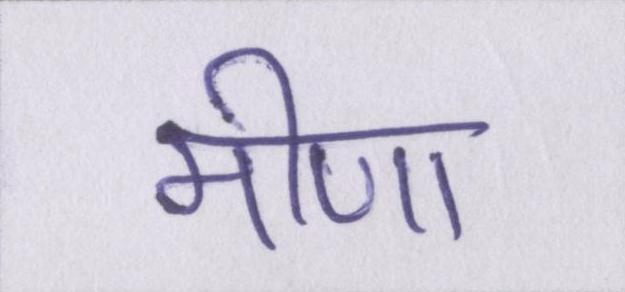
#> input picture data/2.jpg, 625 x 292 px
$ python process.py
#> lines starting #> are read from the running program, lines starting #| are printed output that depends on the picture; after the words box and inside, x2 and y2 are one past the last pixel; in counts of white or black regions, pixels touching at a corner belong together
import numpy as np
import cv2
from matplotlib import pyplot as plt
window_name = 'Image'
def display_image(image):

    cv2.imshow(window_name, image)
    cv2.waitKey(0)
    cv2.destroyAllWindows()

# read
img = cv2.imread('2.jpg')
#> img is the input picture: shape (292, 625, 3); mean B, G, R 220, 208.8, 212.1
grey = cv2.cvtColor(img, cv2.COLOR_BGR2GRAY )
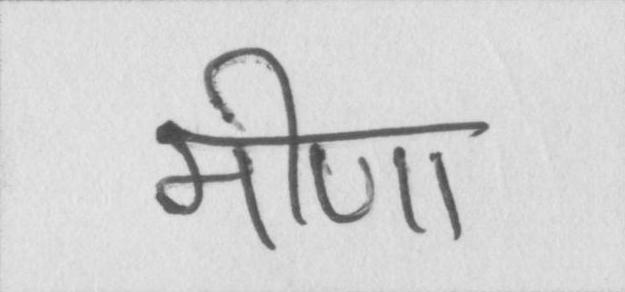
#> grey: shape (292, 625); min 68, max 233, mean 211.1
ret,thresh1 = cv2.threshold(grey,103,255,cv2.THRESH_BINARY)
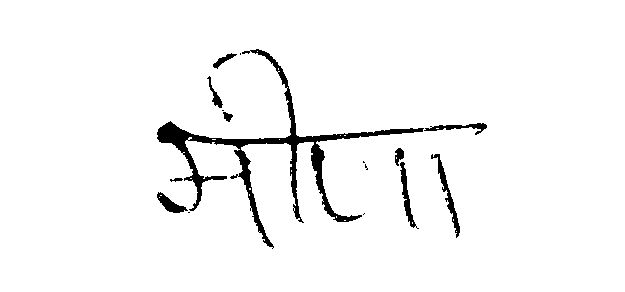
#> thresh1: shape (292, 625); 96.5% white; 16 black regions (6 under 20 px), largest, box (x1, y1, x2, y2) and area: (157, 49, 424, 249) 4619, (431, 154, 460, 238) 428, (400, 162, 419, 229) 334
display_image(thresh1)
inverted = cv2.bitwise_not(thresh1)
# [10 lines of commented-out code are left out]
cv2.imwrite('out2.jpg', thresh1)
cv2.imwrite("outI2.jpg",inverted)

$ run again, with data/0.jpg copied over data/2.jpg
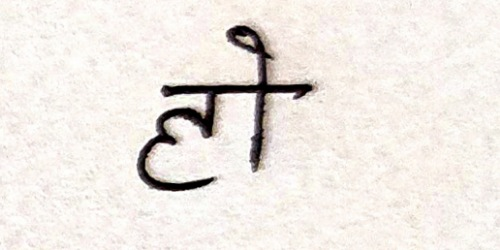
#> input picture data/0.jpg, 500 x 250 px
#> img is the input picture: shape (250, 500, 3); mean B, G, R 227, 232.4, 238.1
#> `ret,thresh1 = cv2.threshold(grey,103,255,cv2.THRESH_BINARY)`:
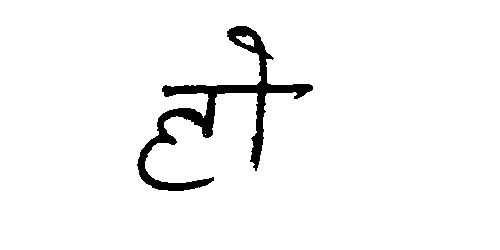
#> thresh1: shape (250, 500); 96.2% white; 1 black region, box (x1, y1, x2, y2) and area: (137, 26, 313, 191) 4711

$ run again, with data/1.jpg copied over data/2.jpg
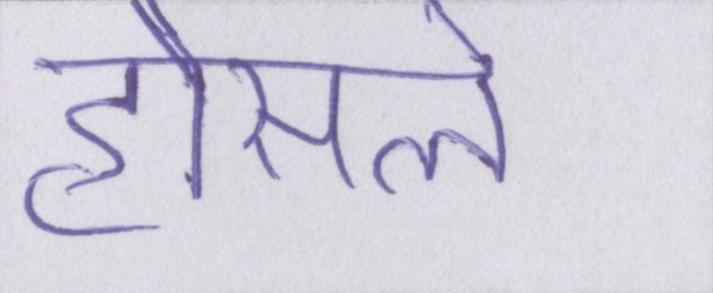
#> input picture data/1.jpg, 713 x 293 px
#> img is the input picture: shape (293, 713, 3); mean B, G, R 220, 208.5, 212.1
#> `grey = cv2.cvtColor(img, cv2.COLOR_BGR2GRAY )`:
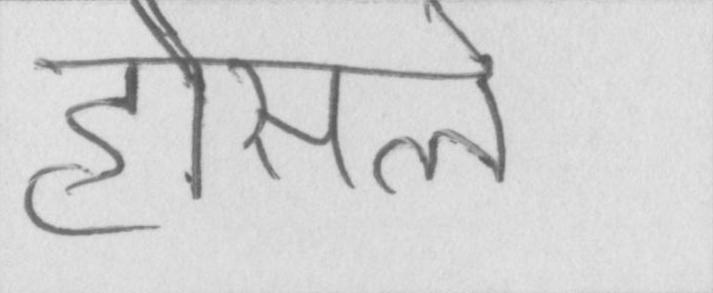
#> grey: shape (293, 713); min 80, max 232, mean 211.1
#> `ret,thresh1 = cv2.threshold(grey,103,255,cv2.THRESH_BINARY)`:
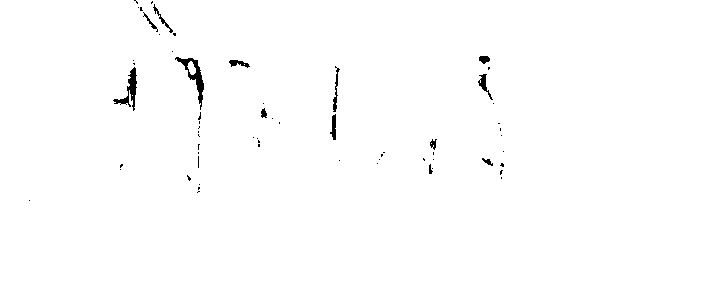
#> thresh1: shape (293, 713); 99.2% white; 62 black regions (49 under 20 px), largest, box (x1, y1, x2, y2) and area: (175, 57, 204, 110) 375, (113, 67, 137, 111) 315, (478, 74, 493, 100) 114

$ run again, with data/10.jpg copied over data/2.jpg
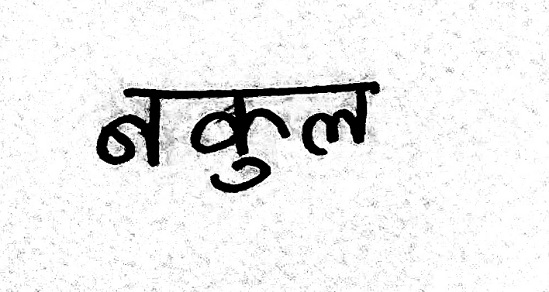
#> input picture data/10.jpg, 549 x 292 px
#> img is the input picture: shape (292, 549, 3); min 0, max 255, mean 234.9
#> `ret,thresh1 = cv2.threshold(grey,103,255,cv2.THRESH_BINARY)`:
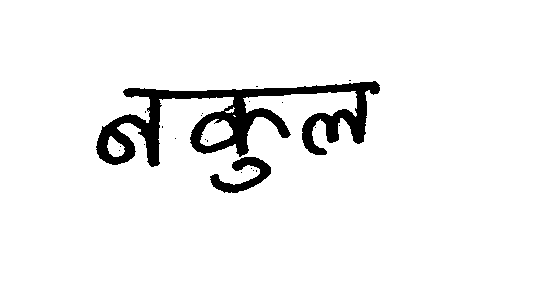
#> thresh1: shape (292, 549); 94.5% white; 22 black regions (20 under 20 px), largest, box (x1, y1, x2, y2) and area: (96, 81, 380, 167) 7876, (210, 157, 271, 193) 893
